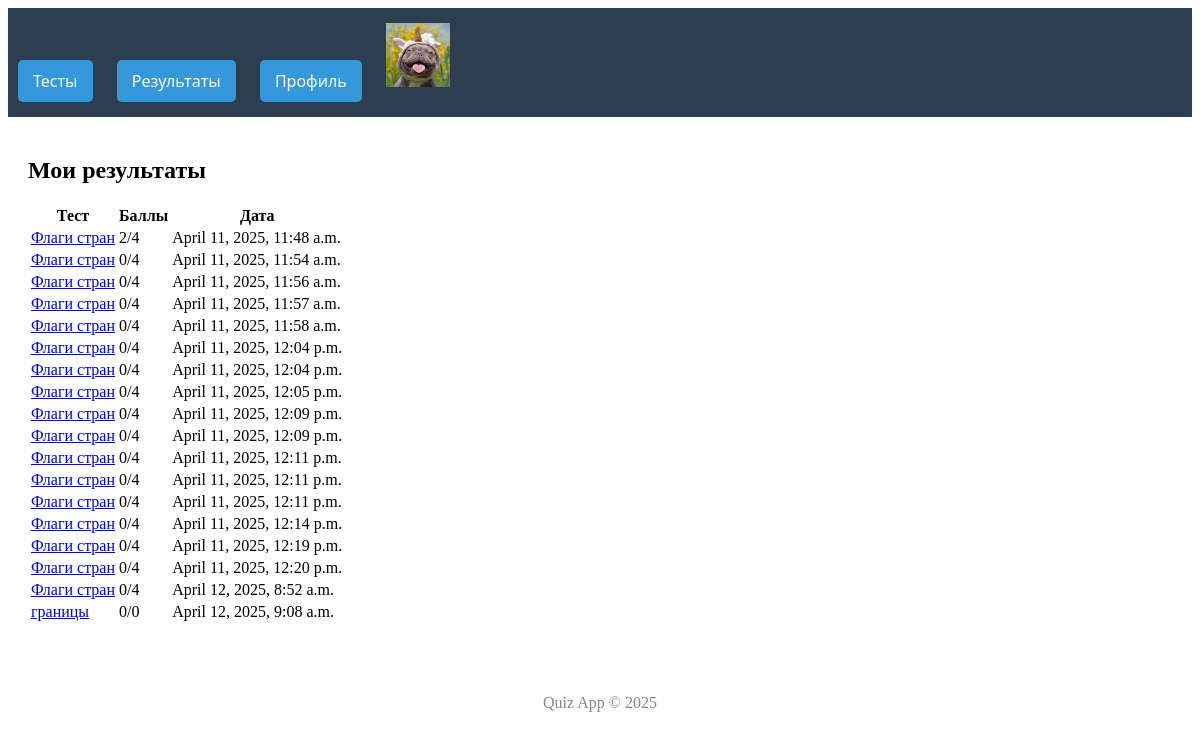
The page /results/ (signed in) on the database its author committed.
### users/models.py (models this page shows)
class User(AbstractUser):
    is_student = models.BooleanField(default=False)
    is_teacher = models.BooleanField(default=False)
    avatar = models.ImageField(upload_to='avatars/', blank=True)

### results/models.py (models this page shows)
class QuizResult(models.Model):
    student = models.ForeignKey(User, on_delete=models.CASCADE)
    quiz = models.ForeignKey(Quiz, on_delete=models.CASCADE, null=True, blank=True)
    score = models.PositiveIntegerField()
    completed_at = models.DateTimeField(auto_now_add=True)
    time_spent = models.PositiveIntegerField(default=0)

### quizzes/models.py (models this page shows, shortened)
class Quiz(models.Model):
    title = models.CharField(max_length=200)
    time_limit = models.PositiveIntegerField(
        default=10,  # 10 минут по умолчанию
        help_text="Лимит времени в минутах"
    )
    creator = models.ForeignKey(
        settings.AUTH_USER_MODEL,
        on_delete=models.CASCADE,
        related_name='created_quizzes',
        blank=False,
    )
    created_at = models.DateTimeField(auto_now_add=True)
    is_published = models.BooleanField(default=False)

### results/views.py (the view)
# urls.py: path('', views.results_list, name='results_list'),
@login_required
def results_list(request):
    results = QuizResult.objects.filter(student=request.user)
    return render(request, 'results/results_list.html', {'results': results})

### quiz_project/templates/results/results_list.html
{% extends 'base.html' %}
{% block content %}
<div class="container mt-4">
    <h2>Мои результаты</h2>
    <table class="table">
        <thead>
            <tr>
                <th>Тест</th>
                <th>Баллы</th>
                <th>Дата</th>
            </tr>
        </thead>
        <tbody>
            {% for result in results %}
            <tr>
                <td><a href="{% url 'result_detail' result.id %}">{{ result.quiz.title }}</a></td>
                <td>{{ result.score }}/{{ result.quiz.question_set.count }}</td>
                <td>{{ result.completed_at }}</td>
            </tr>
            {% endfor %}
        </tbody>
    </table>
</div>
{% endblock %}

### quiz_project/templates/base.html (shortened to what this page needs)
<!DOCTYPE html>
<html lang="ru">
<head>
</head>
<head>
</head>
<body>
    <header>
        <nav>
            <div>
                <a><span>Тесты</span></a>
            </div>
            <div>
                <a><span>Результаты</span></a>
            </div>
            <div>
                <a><span>Профиль</span></a>
            </div>
            <div>
                {% if user.avatar %}
                            <img src="{{ user.avatar.url }}"
                            alt="Аватар"
                            width="64"
                            height="64"
                            class="rounded-circle me-2">
                        {% endif %}
            </div>
        </nav>
    </header>
    <div class="content">
        {% block content %}{% endblock %}
    </div>
    <footer style="text-align: center; margin-top: 50px; color: #7f8c8d;">
        <p>Quiz App © {% now "Y" %}</p>
    </footer>
</body>
</html>

### quiz_project/templates/base.html (style rules this page uses)
nav { background: #2c3e50; padding: 15px 0; font-family: 'Segoe UI', Tahoma, Geneva, Verdana, sans-serif; }
nav > div { display: inline-block; position: relative; margin: 0 10px; }
nav a { color: white; text-decoration: none; padding: 10px 15px; display: block; }
nav > div > a { background: #3498db; border-radius: 5px; transition: all 0.3s; }
.content { padding: 20px; }

### rows shown on the page
User: avatar (picture)
QuizResult: quiz "Флаги стран", score "2", quiz.question_set.count "4", completed_at "April 11, 2025, 11:48 a.m."
QuizResult: quiz "Флаги стран", score "0", quiz.question_set.count "4", completed_at "April 11, 2025, 11:54 a.m."
QuizResult: quiz "Флаги стран", score "0", quiz.question_set.count "4", completed_at "April 11, 2025, 11:56 a.m."
QuizResult: quiz "Флаги стран", score "0", quiz.question_set.count "4", completed_at "April 11, 2025, 11:57 a.m."
QuizResult: quiz "Флаги стран", score "0", quiz.question_set.count "4", completed_at "April 11, 2025, 11:58 a.m."
QuizResult: quiz "Флаги стран", score "0", quiz.question_set.count "4", completed_at "April 11, 2025, 12:04 p.m."
QuizResult: quiz "Флаги стран", score "0", quiz.question_set.count "4", completed_at "April 11, 2025, 12:04 p.m."
QuizResult: quiz "Флаги стран", score "0", quiz.question_set.count "4", completed_at "April 11, 2025, 12:05 p.m."
QuizResult: quiz "Флаги стран", score "0", quiz.question_set.count "4", completed_at "April 11, 2025, 12:09 p.m."
QuizResult: quiz "Флаги стран", score "0", quiz.question_set.count "4", completed_at "April 11, 2025, 12:09 p.m."
QuizResult: quiz "Флаги стран", score "0", quiz.question_set.count "4", completed_at "April 11, 2025, 12:11 p.m."
QuizResult: quiz "Флаги стран", score "0", quiz.question_set.count "4", completed_at "April 11, 2025, 12:11 p.m."
QuizResult: quiz "Флаги стран", score "0", quiz.question_set.count "4", completed_at "April 11, 2025, 12:11 p.m."
QuizResult: quiz "Флаги стран", score "0", quiz.question_set.count "4", completed_at "April 11, 2025, 12:14 p.m."
QuizResult: quiz "Флаги стран", score "0", quiz.question_set.count "4", completed_at "April 11, 2025, 12:19 p.m."
QuizResult: quiz "Флаги стран", score "0", quiz.question_set.count "4", completed_at "April 11, 2025, 12:20 p.m."
QuizResult: quiz "Флаги стран", score "0", quiz.question_set.count "4", completed_at "April 12, 2025, 8:52 a.m."
QuizResult: quiz "границы", score "0", quiz.question_set.count "0", completed_at "April 12, 2025, 9:08 a.m."
